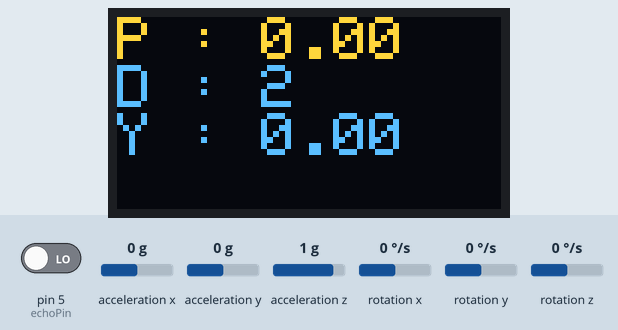
A sketch run on a simulated Arduino Uno, built with avr-gcc and run on an emulated ATmega328P. Parts: 128×64 one-colour display. Inputs (shaded band) come from the test bench; at power-on: rotation z 0 °/s, acceleration x 0 g, pin 5 (echoPin) LOW, acceleration y 0 g, acceleration z 1 g, rotation x 0 °/s, rotation y 0 °/s. The OLED is the two-colour kind (top 16 rows yellow); no radio packets arrive unless stated; what the sketch prints to the serial monitor is not drawn.

Above: at 4.2 s.
4.3 s: rotation z set to -192 °/s
At 5.9 s:
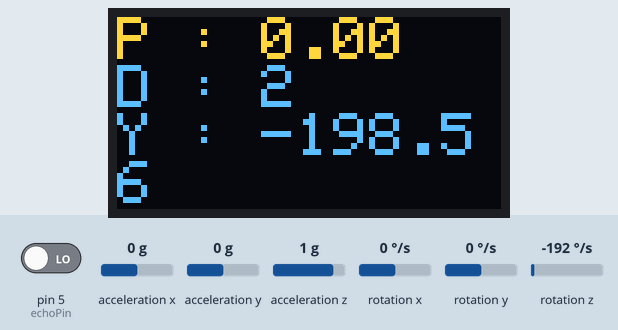
7.7 s: acceleration x set to -1.4 g
At 8.8 s:
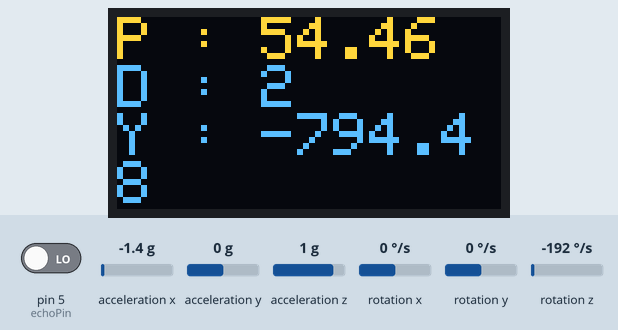
10.8 s: pin 5 (echoPin) driven HIGH
At 14.2 s:
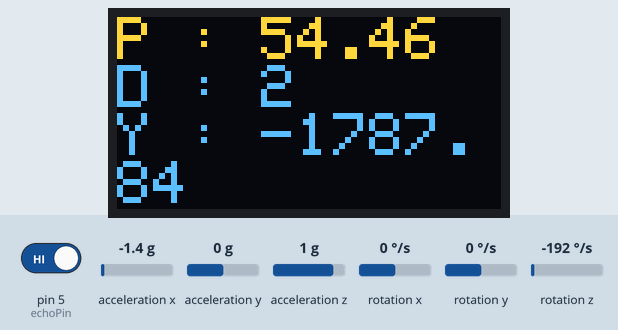
14.9 s: acceleration y set to -1.4 g
At 15.9 s:
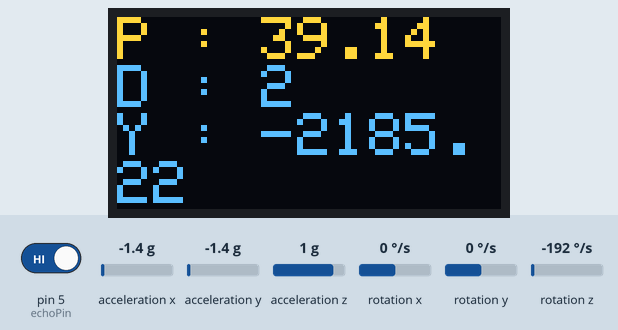
18.0 s: acceleration z set to -1.4 g
At 19.4 s:
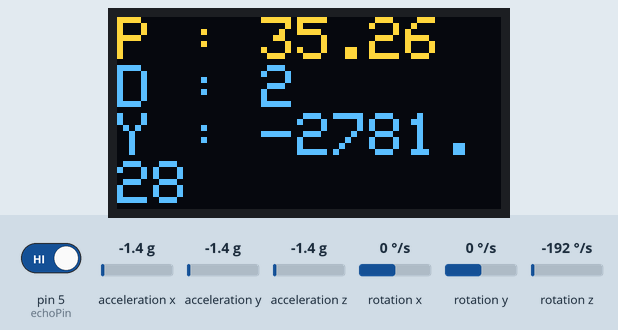
21.1 s: acceleration x set to -0.8 g
At 22.2 s:
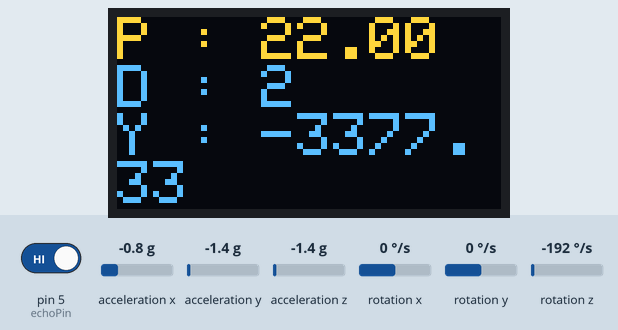
Timing chart, 0 to 24.1 s (numbered marks = the images above; inputs shaded):
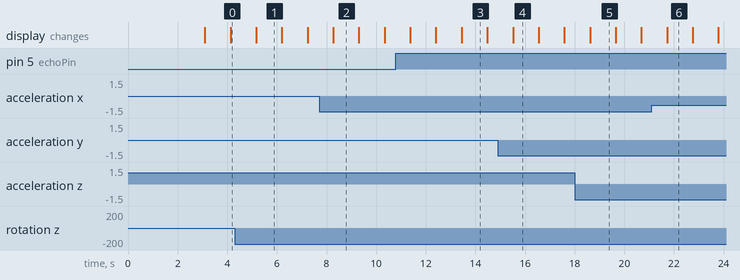

The sketch:

test_for_mpu6050_oled_ultrasonic_arduino_nrf.ino
```cpp
// (licence header left out)
#include <Wire.h>
#include <Adafruit_GFX.h>
#include <Adafruit_SSD1306.h>
#include <MPU6050_light.h>


#include <SPI.h>
#include <nRF24L01.h>
#include <RF24.h>

#define Pi  3.14159
#define SCREEN_WIDTH 128 // OLED display width, in pixels
#define SCREEN_HEIGHT 64 // OLED display height, in pixels
// Declaration for an SSD1306 display connected to I2C (SDA, SCL pins)
Adafruit_SSD1306 display(SCREEN_WIDTH, SCREEN_HEIGHT, &Wire);
MPU6050 mpu(Wire);
unsigned long timer = 0;
const int trigPin = 4; //set pin variables
const int echoPin =5 ;
String obj;


int trigState = LOW; //state of trigPin
int interval = 2; // interval in milliseconds at which trigPin turns on
int interval2 = 10; //time in milliseconds at which the distance is printed
int duration, distance; //variables
unsigned long previousMillis = 0; //microsecond at which the pin was last writen
unsigned long currentMillis;


RF24 radio(7, 8); // CE, CSN 13(sclk) 11(mosi) 12(miso)
const byte addresses[][6] = {"00001", "00002"};
boolean buttonState = 0;
int potxValue,potyValue,neck,head;
//Servo neck,head;

// Max size of this struct is 32 bytes - NRF24L01 buffer limit
struct Data_Package {
 short int a = 0;
 short int b = 0;
 short int c = 0;
};

Data_Package data; //Create a variable with the above structure


void setup() {
  Serial.begin(115200);                           // Ensure serial monitor set to this value also

  pinMode(trigPin,OUTPUT); //set pinmodes
  pinMode(echoPin,INPUT);


  digitalWrite(trigPin,LOW);
  if(!display.begin(SSD1306_SWITCHCAPVCC, 0x3C))  // Address 0x3C for most of these displays, if doesn't work try 0x3D
  {
    Serial.println(F("SSD1306 allocation failed"));
    for(;;);                                      // Don't proceed, loop forever
  }
  display.setTextSize(1);
  display.setTextColor(SSD1306_WHITE);            // Draw white text
  display.clearDisplay();
  Wire.begin();
  mpu.begin();
  display.println(F("Calculating gyro offset, do not move MPU6050"));
  display.display();
  mpu.calcGyroOffsets();                          // This does the calibration
  display.setTextSize(2);


 //Serial.begin(115200);
  //pinMode(12, OUTPUT);
  radio.begin();
  radio.openWritingPipe(addresses[1]); // 00002
 // radio.openReadingPipe(1, addresses[0]); // 00001
  radio.setPALevel(RF24_PA_MIN);
  radio.stopListening();

}

void loop() {
  check();


  mpu.update();
  if((millis()-timer)>10)                         // print data every 10ms
  {

  data.c = distance*sin(mpu.getAngleY()*Pi/180);//z
  data.a = distance*cos(mpu.getAngleY()*Pi/180)*cos(mpu.getAngleZ()*Pi/180);//x
  data.b = distance*cos(mpu.getAngleY()*Pi/180)*sin(mpu.getAngleZ()*Pi/180);//y


    display.clearDisplay();                       // clear screen
    display.setCursor(0,0);
    display.print("P : ");
    display.println(mpu.getAngleY());//gives vertical inclination w.r.to horizontal plane
    display.print("D : ");
    display.println(distance);
    display.print("Y : ");
    display.print(mpu.getAngleZ());//gives the horizontal inclination
    display.display();                            // display data
    timer = millis();

     radio.write(&data, sizeof(Data_Package));
       obj=String(data.a)+" "+String(data.b)+" "+String(data.c);
  Serial.println(obj);
    check();
  }
  //Serial.println(distance);
}


void check()
  {
  currentMillis = micros(); //time in microseconds from which the code was started

  if (trigState==HIGH &&currentMillis-previousMillis >= interval)
    {
    previousMillis = currentMillis;
    trigState=LOW;
    digitalWrite(trigPin,trigState);
    duration = pulseIn(echoPin,HIGH);
    distance = (duration/2) / 29.1;

    if(distance <4) distance =2;

    }

  if (trigState==LOW && currentMillis-previousMillis >= interval2)
    {
  previousMillis = currentMillis;
  trigState=HIGH;
  digitalWrite(trigPin,trigState);
    }
  }
```

Measured:
- after the input at 4.3 s, the display: changes after 0.87 s (image 1)
- what the display in image 1 shows lasts 1.0 s, from 5.2 s to 6.2 s
